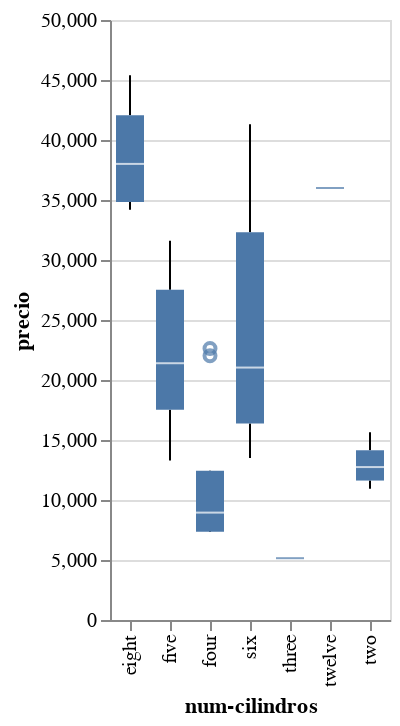

The notebook cell this image was saved under:
### Markdown cell above
## Diagramas de caja (Boxplots)

Un diagrama de caja se utiliza para mostrar la distribución de una variable en función de sus cuartiles. Los cuartiles son los valores que dividen un conjunto de datos en cuartos. Cada cuarto contiene exactamente un 25% del número de datos.
<br><br>
Por ejemplo, si tenemos el siguiente conjunto de números *{6, 5, 4, 5, 2, 16, 8}*, debemos ordenarlos ascendentemente para hallar sus cuartiles, y una vez ordenados buscamos las posiciones de los números que dividen el conjunto en cuartos:
<p><img height="80px" src="https://drive.google.com/uc?id=1QveAoLPchEBDBWF3N14JkseshY3xQG37"align="center" hspace="10px" vspace="0px"></p>

Por lo tanto, el primer cuartil (conocido como Q1) es 4, el segundo (Q2) es 5 que también es la mediana, y el tercer cuartil (Q3) es 8.
<br><br>
Una gráfica de caja mostrará estos cuartiles, pero también información adicional, como la siguiente:
* El rango intercuartil (o IQR), que corresponde a Q3 - Q1
* El valor más bajo, que corresponde a Q1 - (1.5 * IQR)
* El valor más alto, que corresponde a Q3 + (1.5 * IQR)
* Los **valores atípicos (outliers)**, es decir, cualquier punto por fuera de los puntos más bajo y más alto:

<p><img height="400px" src="https://drive.google.com/uc?id=1iu6AzMbb_wAIcYeVMI1rptd8QwiyBnw0"align="center" hspace="10px" vspace="0px"></p>

Con un diagrama de caja, es muy fácil ver el punto central (mediana), donde caen el 50% de los datos, así como los valores atípicos. Otro beneficio de utilizar un diagrama de caja es graficar la distribución de variables categóricas contra una variable numérica y compararlas. Veamos un ejemplo con los atributos *num-cilindros* y *precio* utilizando el método ```mark_boxplot()```.

### Code cell
alt.Chart(df).mark_boxplot().encode(x='num-cilindros:O', y='precio:Q')

### Figure 1 — Vega-Lite specification as saved in the notebook (floating-point values rounded to 4 significant figures; data arrays with more than 128 entries replaced by an {"elided": "..."} marker saying what was removed)
{"config": {"view": {"continuousWidth": 400, "continuousHeight": 300}}, "data": {"name": "data-618b75d1ab701c677a7e20a11ba8c3dc"}, "mark": "boxplot", "encoding": {"x": {"field": "num-cilindros", "type": "ordinal"}, "y": {"field": "precio", "type": "quantitative"}}, "$schema": "https://vega.github.io/schema/vega-lite/v4.17.0.json", "datasets": {"data-618b75d1ab701c677a7e20a11ba8c3dc": {"elided": "205 records"}}}
